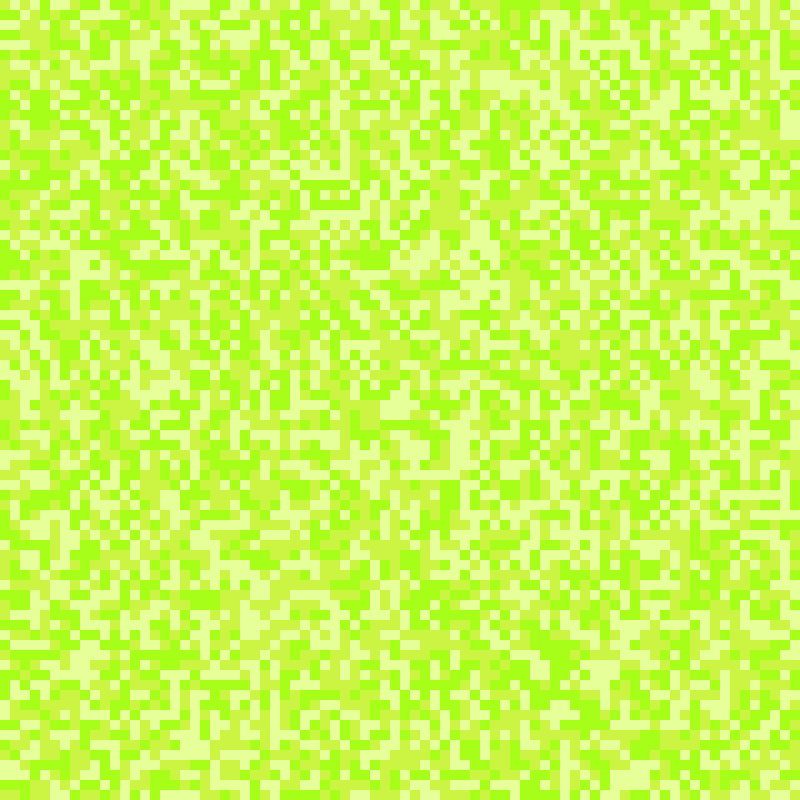
Frame 1 (no input)
Frame 60 (the mouse pressed at the canvas centre just before this capture): identical to frame 1, image omitted
Frame 120 (the mouse held since frame 60 and released just before this capture): identical to frame 1, image omitted

The Processing sketch that drew this single still picture (run headless with seeded random() and noise(); from frame 60 on, the mouse is pressed at the canvas centre):

// Processing sketch: kingandcastle
// ── kingandcastle.pde
final int GRID_SIZE = 10;

World world;

void setup(){
  size(800,800);
  world = new World(width/GRID_SIZE,height/GRID_SIZE);
  world.createMap();
}

void draw(){
  background(0);
  world.render();
}
// ── Map.pde
class World{
  Tile[][] map;
  
  World(int sizeX, int sizeY){
    map = new Tile[sizeX][sizeY];
  }
  
  void createMap(){
    for(int i = 0;i < map.length;i++){
      for(int j = 0;j < map[i].length;j++){
        map[i][j] = new Tile();
      }
    }
  }
  
  void update(){
    for(int i = 0;i < map.length;i++){
      for(int j = 0;j < map[i].length;j++){
        map[i][j].update();
      }
    }
  }
  
  void render(){
    for(int i = 0;i < map.length;i++){
      for(int j = 0;j < map[i].length;j++){
        map[i][j].render(i*GRID_SIZE,j*GRID_SIZE);
      }
    }
  }
  
}
// ── Tile.pde
class Tile{
  
  int building;
  int tile;
  
  Tile(){
    tile = (int)random(0, 3);
  }
  
  void update(){
    
  }
  
  void render(int x, int y){
    noStroke();
    switch(tile){
      case 0:
      fill(167,255,25);
      break;
      case 1:
      fill(203,245,66);
      break;
      case 2:
      fill(231,255,153);
      break;
      default:
      fill(255);
    }
    rect(x,y,GRID_SIZE,GRID_SIZE);
  }
  
}
